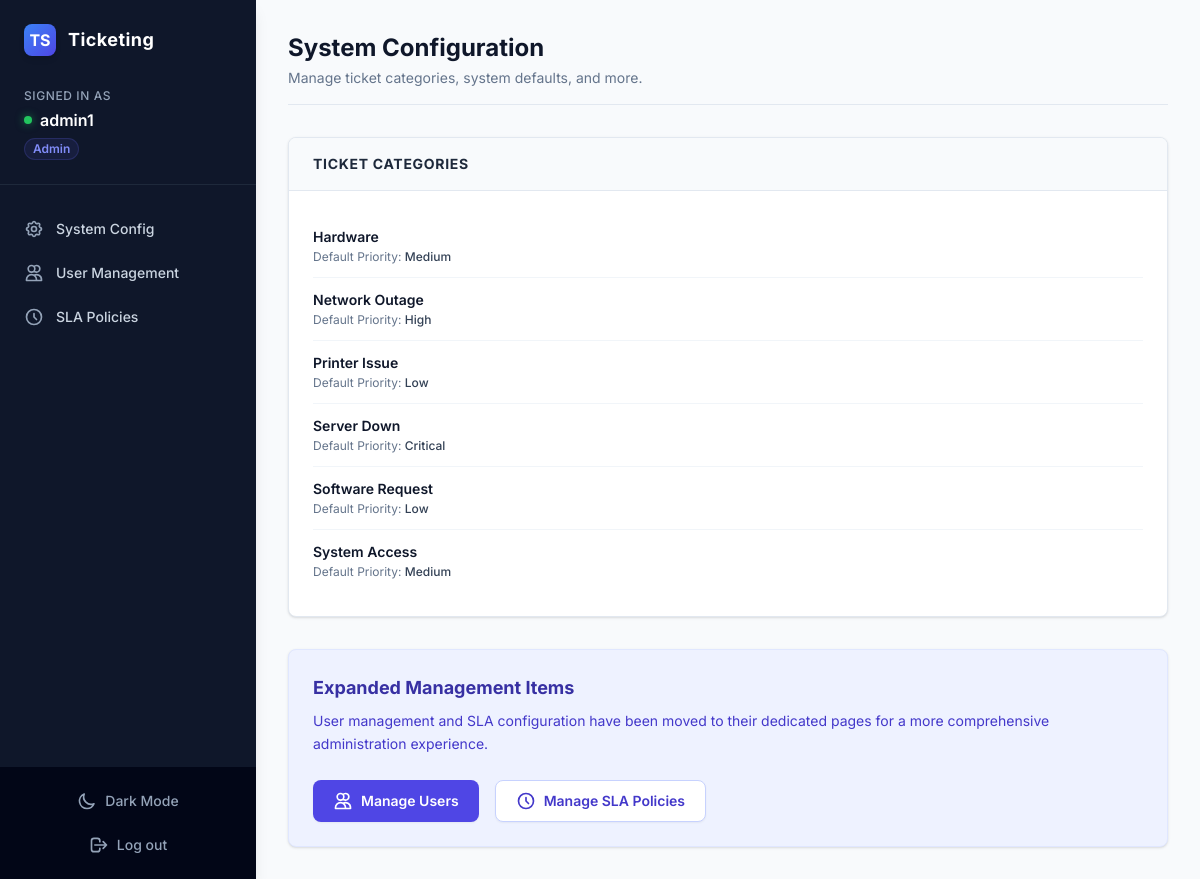
/admin_panel.php (signed in), run on the app's committed database.
### tables this page shows
CREATE TABLE categories (
    id INT AUTO_INCREMENT PRIMARY KEY,
    name VARCHAR(100) NOT NULL UNIQUE,
    default_priority ENUM('Low', 'Medium', 'High', 'Critical') NOT NULL DEFAULT 'Medium'
);

### auth.php (called while the page is built, shortened)
<?php
function getCurrentUser() {
    return [
        'id' => $_SESSION['user_id'] ?? null,
        'username' => $_SESSION['username'] ?? null,
        'role' => $_SESSION['role'] ?? null,
        'email' => $_SESSION['email'] ?? null,
        'department' => $_SESSION['department'] ?? null
    ];
}

### functions.php (called while the page is built, shortened)
<?php
function e($string) {
    return htmlspecialchars($string ?? '', ENT_QUOTES, 'UTF-8');
}
?>

### admin_panel.php (the view, shortened to what this page needs)
<?php
require_once 'auth.php';
$cQuery = $pdo->query("SELECT * FROM categories ORDER BY name ASC");
$categories = $cQuery->fetchAll();
require_once 'layout/header.php';
require_once 'layout/sidebar.php';
?>
<div class="mb-8 border-b border-slate-200 dark:border-dark-border pb-4 flex justify-between items-end">
    <div>
        <h1 class="text-2xl font-bold text-slate-900 dark:text-slate-100">System Configuration</h1>
        <p class="text-sm text-slate-500 dark:text-slate-400 mt-1">Manage ticket categories, system defaults, and more.</p>
    </div>
</div>
<div class="grid grid-cols-1 xl:grid-cols-2 gap-8">
    <div class="space-y-6">
        <div class="bg-white dark:bg-dark-card shadow sm:rounded-lg border border-slate-200 dark:border-dark-border overflow-hidden">
            <div class="px-6 py-4 border-b border-slate-200 dark:border-dark-border bg-slate-50 dark:bg-slate-800/50 flex justify-between items-center">
                <h3 class="text-sm font-bold text-slate-800 dark:text-slate-200 uppercase tracking-wider">Ticket Categories</h3>
            </div>
            <div class="p-6">
                <ul class="divide-y divide-slate-100 dark:divide-dark-border/50">
                    <?php foreach($categories as $cat): ?>
                    <li class="py-3 flex justify-between items-center">
                        <div>
                            <div class="font-semibold text-sm text-slate-900 dark:text-slate-200"><?= e($cat['name']) ?></div>
                            <div class="text-xs text-slate-500 dark:text-slate-400 mt-0.5">Default Priority: <span class="font-medium text-slate-700 dark:text-slate-300"><?= e($cat['default_priority']) ?></span></div>
                        </div>
                    </li>
                    <?php endforeach; ?>
                </ul>
            </div>
        </div>
    </div>
    <div class="space-y-6">
        <div class="bg-indigo-50 dark:bg-indigo-900/20 shadow sm:rounded-lg border border-indigo-100 dark:border-indigo-800/30 overflow-hidden p-6">
            <h3 class="text-lg font-bold text-indigo-800 dark:text-indigo-300 mb-2">Expanded Management Items</h3>
            <p class="text-sm text-indigo-700 dark:text-indigo-400 mb-6 leading-relaxed">
                User management and SLA configuration have been moved to their dedicated pages for a more comprehensive administration experience.
            </p>
            <div class="flex flex-col sm:flex-row gap-4">
                <a href="admin_users.php" class="bg-indigo-600 hover:bg-indigo-700 text-white font-semibold py-2.5 px-5 rounded-lg shadow-sm transition-all focus:ring-2 focus:ring-offset-2 focus:ring-indigo-500 flex items-center justify-center gap-2 text-sm">
                    <svg class="h-5 w-5" fill="none" viewBox="0 0 24 24" stroke="currentColor">
                        <path stroke-linecap="round" stroke-linejoin="round" stroke-width="2" d="M12 4.354a4 4 0 110 5.292M15 21H3v-1a6 6 0 0112 0v1zm0 0h6v-1a6 6 0 00-9-5.197M13 7a4 4 0 11-8 0 4 4 0 018 0z" />
                    </svg>
                    Manage Users
                </a>
                <a href="admin_slas.php" class="bg-white dark:bg-slate-800 hover:bg-slate-50 dark:hover:bg-slate-700 text-indigo-700 dark:text-indigo-300 font-semibold py-2.5 px-5 rounded-lg shadow-sm border border-indigo-200 dark:border-indigo-700/50 transition-all flex items-center justify-center gap-2 text-sm">
                    <svg class="h-5 w-5" fill="none" viewBox="0 0 24 24" stroke="currentColor">
                        <path stroke-linecap="round" stroke-linejoin="round" stroke-width="2" d="M12 8v4l3 3m6-3a9 9 0 11-18 0 9 9 0 0118 0z" />
                    </svg>
                    Manage SLA Policies
                </a>
            </div>
        </div>
    </div>
</div>
<?php require_once 'layout/footer.php'; ?>

### layout/header.php (shortened to what this page needs)
<?php
require_once __DIR__ . '/../auth.php';
require_once __DIR__ . '/../functions.php';
$currentUser = getCurrentUser();
?>
<!DOCTYPE html>
<html lang="en">
<head>
    <script src="https://cdn.tailwindcss.com"></script>
    <link href="https://cdn.quilljs.com/1.3.6/quill.snow.css" rel="stylesheet">
</head>
<body class="bg-gray-50 dark:bg-dark-bg text-gray-900 dark:text-slate-200 h-screen flex overflow-hidden antialiased transition-colors duration-200">

### layout/sidebar.php (shortened to what this page needs)
<div class="hidden md:flex md:flex-shrink-0 shadow-lg z-10">
    <div class="flex flex-col w-64">
        <div class="flex flex-col h-0 flex-1 bg-slate-900 relative">
            <div class="flex-1 flex flex-col pt-6 pb-4 overflow-y-auto">
                <div class="flex items-center flex-shrink-0 px-6 gap-3">
                    <div class="w-8 h-8 rounded-lg bg-gradient-to-br from-blue-500 to-indigo-600 flex items-center justify-center text-white font-bold shadow-md">
                        TS
                    </div>
                    <span class="text-white text-lg font-bold tracking-wide">Ticketing</span>
                </div>
                <div class="mt-8 px-6 pb-6 border-b border-slate-800">
                    <div class="text-slate-400 text-xs font-medium uppercase tracking-wider mb-1">Signed in as</div>
                    <div class="text-white font-semibold flex items-center gap-2">
                        <div class="w-2 h-2 rounded-full bg-green-500 shadow-[0_0_8px_rgba(34,197,94,0.6)]"></div>
                        <span class="truncate"><?= e($currentUser['username'] ?? 'Unknown'); ?></span>
                    </div>
                    <div class="text-indigo-400 text-xs font-semibold mt-1.5 inline-block px-2 py-0.5 rounded-full bg-indigo-500/10 border border-indigo-500/20">
                        <?= e(str_replace('_', ' ', $currentUser['role'] ?? '')); ?>
                    </div>
                </div>
                <nav class="mt-6 flex-1 px-3 space-y-1">
                    <?php if ($currentUser['role'] === 'End_User'): ?>
                        <a href="end_user_dashboard.php" class="text-slate-300 hover:bg-slate-800 hover:text-white group flex items-center px-3 py-2.5 text-sm font-medium rounded-lg transition-colors">
                            <svg class="text-slate-400 group-hover:text-white mr-3 flex-shrink-0 h-5 w-5" fill="none" viewBox="0 0 24 24" stroke="currentColor">
                                <path stroke-linecap="round" stroke-linejoin="round" stroke-width="2" d="M3 12l2-2m0 0l7-7 7 7M5 10v10a1 1 0 001 1h3m10-11l2 2m-2-2v10a1 1 0 01-1 1h-3m-6 0a1 1 0 001-1v-4a1 1 0 011-1h2a1 1 0 011 1v4a1 1 0 001 1m-6 0h6"/>
                            </svg>
                            My Tickets
                        </a>
                        <a href="create_ticket.php" class="text-slate-300 hover:bg-slate-800 hover:text-white group flex items-center px-3 py-2.5 text-sm font-medium rounded-lg transition-colors">
                            <svg class="text-slate-400 group-hover:text-white mr-3 flex-shrink-0 h-5 w-5" fill="none" viewBox="0 0 24 24" stroke="currentColor">
                                <path stroke-linecap="round" stroke-linejoin="round" stroke-width="2" d="M12 6v6m0 0v6m0-6h6m-6 0H6"/>
                            </svg>
                            Create Ticket
                        </a>
                    <?php elseif ($currentUser['role'] === 'Admin'): ?>
                        <a href="admin_panel.php" class="text-slate-300 hover:bg-slate-800 hover:text-white group flex items-center px-3 py-2.5 text-sm font-medium rounded-lg transition-colors">
                            System Config
                        </a>
                        <a href="admin_users.php" class="text-slate-300 hover:bg-slate-800 hover:text-white group flex items-center px-3 py-2.5 text-sm font-medium rounded-lg transition-colors">
                            User Management
                        </a>
                        <a href="admin_slas.php" class="text-slate-300 hover:bg-slate-800 hover:text-white group flex items-center px-3 py-2.5 text-sm font-medium rounded-lg transition-colors">
                            <svg class="text-slate-400 group-hover:text-white mr-3 flex-shrink-0 h-5 w-5" fill="none" viewBox="0 0 24 24" stroke="currentColor">
                                <path stroke-linecap="round" stroke-linejoin="round" stroke-width="2" d="M12 8v4l3 3m6-3a9 9 0 11-18 0 9 9 0 0118 0z" />
                            </svg>
                            SLA Policies
                        </a>
                    <?php endif; ?>
                </nav>
            </div>
            <div class="flex-shrink-0 flex flex-col gap-2 bg-slate-950 p-4" x-data="{ theme: localStorage.getItem('color-theme') || (window.matchMedia('(prefers-color-scheme: dark)').matches ? 'dark' : 'light') }">
                <button @click="theme = theme === 'dark' ? 'light' : 'dark'; localStorage.setItem('color-theme', theme); document.documentElement.classList.toggle('dark')" class="w-full text-slate-400 hover:text-white transition-colors duration-200 flex items-center justify-center gap-2 py-2 rounded-lg hover:bg-slate-800">
                    <svg x-show="theme !== 'dark'" x-cloak class="w-5 h-5" fill="none" stroke="currentColor" viewBox="0 0 24 24"><path stroke-linecap="round" stroke-linejoin="round" stroke-width="2" d="M20.354 15.354A9 9 0 018.646 3.646 9.003 9.003 0 0012 21a9.003 9.003 0 008.354-5.646z"></path></svg>
                    <span class="text-sm font-medium" x-text="theme === 'dark' ? 'Light Mode' : 'Dark Mode'"></span>
                </button>
                <a href="logout.php" class="w-full text-slate-400 hover:text-white transition-colors duration-200 flex items-center justify-center gap-2 py-2 rounded-lg hover:bg-slate-800">
                    <svg class="h-5 w-5" fill="none" viewBox="0 0 24 24" stroke="currentColor">
                      <path stroke-linecap="round" stroke-linejoin="round" stroke-width="2" d="M17 16l4-4m0 0l-4-4m4 4H7m6 4v1a3 3 0 01-3 3H6a3 3 0 01-3-3V7a3 3 0 013-3h4a3 3 0 013 3v1" />
                    </svg>
                    <span class="text-sm font-medium">Log out</span>
                </a>
            </div>
        </div>
    </div>
</div>
<div class="flex flex-col w-0 flex-1 overflow-hidden bg-slate-50 dark:bg-dark-bg transition-colors duration-200">
    <main class="flex-1 relative z-0 overflow-y-auto focus:outline-none">
        <div class="py-8">
            <div class="max-w-7xl mx-auto px-4 sm:px-6 md:px-8">

### layout/footer.php
                </div>
            </div>
        </main>
    </div>
</body>
</html>

### data on the page
categories: name "Hardware", default_priority "Medium"
categories: name "Network Outage", default_priority "High"
categories: name "Printer Issue", default_priority "Low"
categories: name "Server Down", default_priority "Critical"
categories: name "Software Request", default_priority "Low"
categories: name "System Access", default_priority "Medium"

### other printed values
$currentUser['username'] "admin1"
str_replace('_', ' ', $currentUser['role'] ?? '') "Admin"
